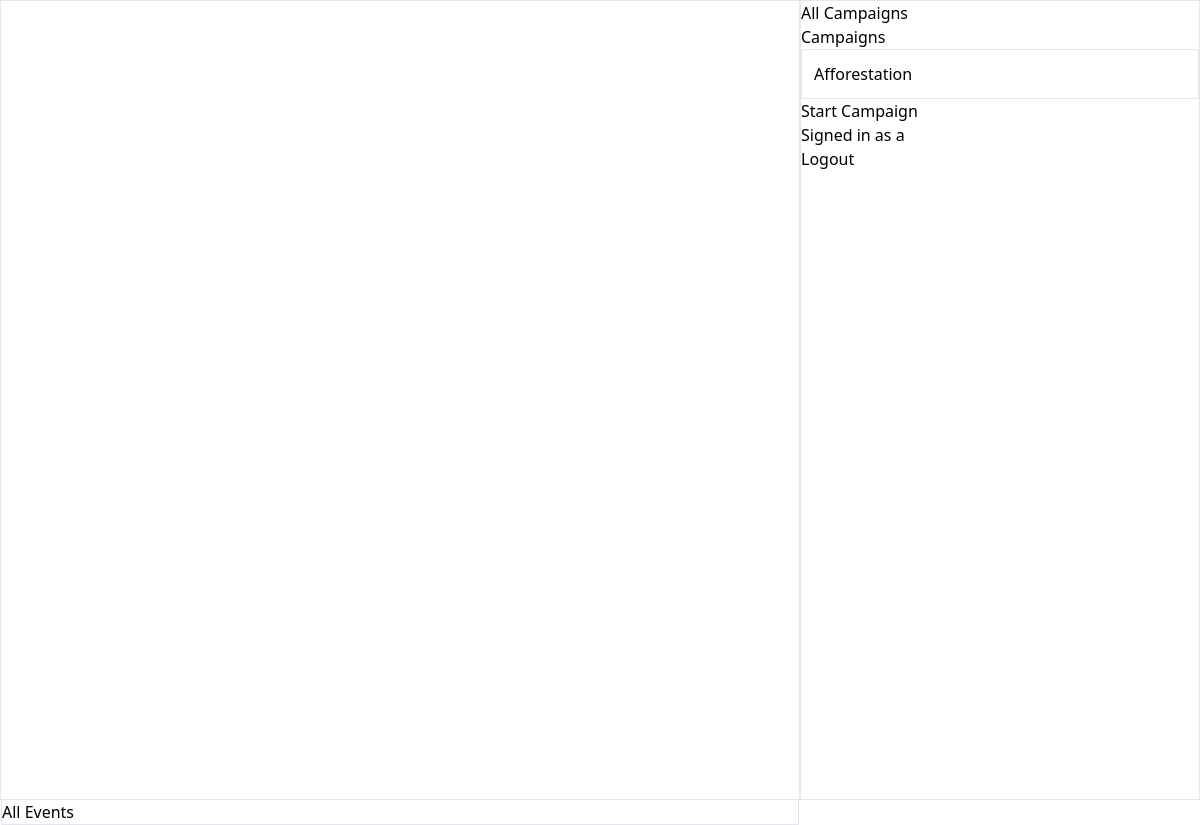
Page / (signed in) on the earlier database version.
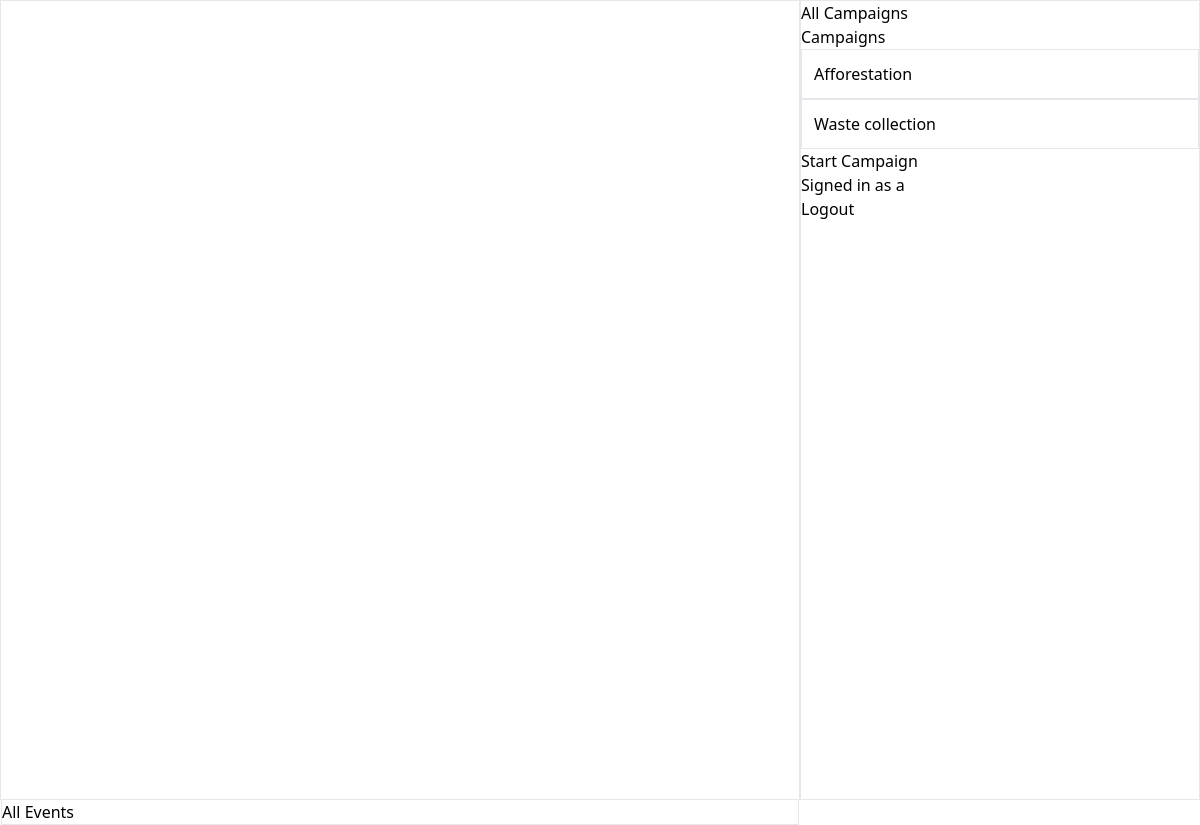
Same page on the later database version.
### ecolink_app/models.py (models this page shows)
class Campaign(models.Model):
    organizer = models.ForeignKey(User, on_delete=models.CASCADE, related_name="organized_events")
    title = models.CharField(max_length=100)
    description = models.TextField()
    date = models.DateTimeField()
    city = models.ForeignKey(City, on_delete=models.CASCADE, related_name="city_campaigns")
    area = models.CharField(max_length=50)
    target = models.CharField(max_length=200)
    attendees = models.ManyToManyField(User, related_name="joined_events")
    contact_no = models.IntegerField(null=True)
    chat_room_link = models.CharField(max_length=100, null=True)

class User(AbstractUser):
    pass

### ecolink_app/views.py (the view, shortened to what this page needs)
# urls.py: path('', views.default_view, name="default_view"),
def default_view(request):
    error = None
    return render(request, "ecolink.html", {
        "campaigns" : Campaign.objects.all(),
        "cities" : City.objects.all(),
        "error" : error
    })

### ecolink_app/templates/ecolink.html (shortened to what this page needs)
{% load static %}
<!DOCTYPE html>
<html lang="en">
<head>
    <script src="https://cdn.tailwindcss.com"></script>
    <link rel="stylesheet" href="https://unpkg.com/leaflet@1.9.4/dist/leaflet.css"/>
    <link href="https://cdn.maptiler.com/maptiler-sdk-js/v1.2.0/maptiler-sdk.css" rel="stylesheet" />
    <link href="{% static 'css/style.css' %}" rel="stylesheet">
</head>
<body class="flex">
    <div id="map_details" class="border flex-1">
        <div class="h-full w-full" id="map"></div>
        <div id="details" class="border h-max">
            <div id="city_name">
                All Events
            </div>
        </div>
    </div>
    <div id="campaigns" class="border w-1/3">
        <div id="city_name_2">All Campaigns</div>
        <div>Campaigns</div>
        <div id="campaigns_list">
            {% for campaign in campaigns %}
                <div id="campaign_card" class="border p-3 cursor-pointer">
                    <div>{{campaign.title}}</div>
                </div>
            {% endfor %}
        </div>
        {% if user.is_authenticated %}
            <button id="start_campaign_button" onclick="start_campaign()">Start Campaign</button>
            <div>Signed in as {{user.username}}</div>
            <form action="{% url 'logout' %}" method="post">
                <button type="submit">Logout</button>
            </form>
        {% else %}
            <button id="start_campaign_button" onclick="login_view()">Login</button>
        {% endif %}
    </div>
</body>
</html>

### ecolink_app/static/css/style.css (style rules this page uses)
body { margin: 0; padding: 0; height: 100vh; position: relative; }

Differences in the rows shown:
added Campaign: title "Waste collection"
